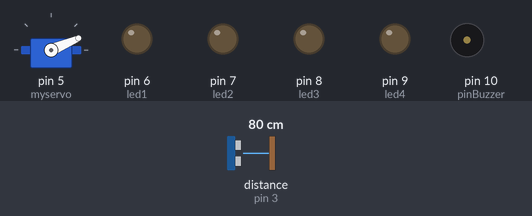
Bench run of a sketch on a simulated Arduino Uno, built with avr-gcc and run on an emulated ATmega328P. On the bench: servo, output pins drawn as LEDs (lit = HIGH), buzzer (waves = sounding). Wiring (inferred from the names in the program): ultrasonic range finder: trigger pin 2; echo pin 3. The inputs (shaded band) are chosen by the test bench; at power-on: distance to the obstacle (sensor on pin 3) 80 cm. The echo pulse lasts 58.3 µs per cm; pins used as bus, display or sensor lines are not drawn.

Above: at 1.28 s.
1.3 s: distance to the obstacle (sensor on pin 3) set to 66 cm
4.3 s: distance to the obstacle (sensor on pin 3) set to 56 cm
At 5.2 s:
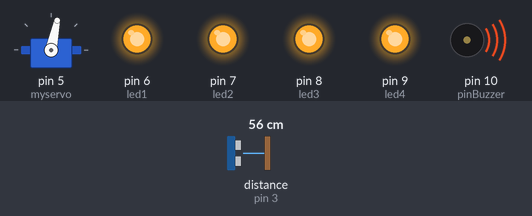
7.3 s: distance to the obstacle (sensor on pin 3) set to 120 cm
At 7.49 s:
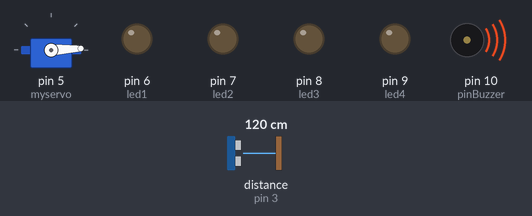
10.3 s: distance to the obstacle (sensor on pin 3) set to 60 cm
At 11.4 s:
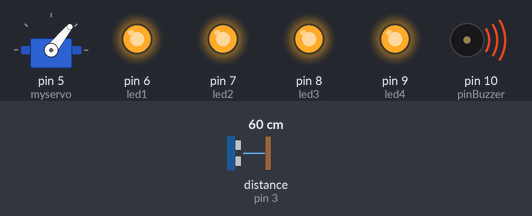
13.3 s: distance to the obstacle (sensor on pin 3) set to 2 cm
At 13.8 s:
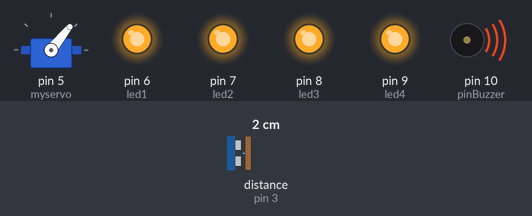
16.3 s: distance to the obstacle (sensor on pin 3) set to 35 cm
Timing chart, 0 to 20.3 s (numbered marks = the images above; inputs shaded):
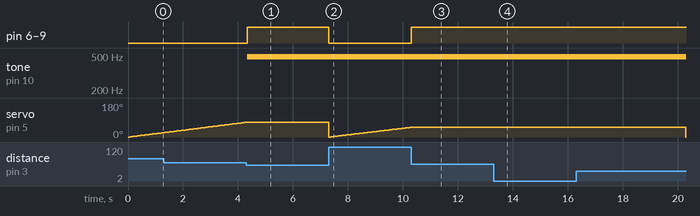

The sketch:

Practica05.ino
```cpp
#include <Servo.h>

Servo myservo;

//Sensor distancia
const int Trigger = 2;
const int Echo = 3;
//Buzzer
const byte pinBuzzer = 10;
//LEDs
int led1 = 6;
int led2 = 7;
int led3 = 8;
int led4 = 9;

long t;
long d;
int pos;

void setup() {
  //Monitor serial
  Serial.begin(9600);
  //Sensor distancia
  pinMode(Trigger, OUTPUT);
  pinMode(Echo, INPUT);
  digitalWrite(Trigger, LOW);
  //Servo
  myservo.attach(5);
  myservo.write(0);
  //Interrumptor
  //attachInterrupt(digitalPinToInterrupt(3), detener, RISING);
  //LEDs
  pinMode(led1, OUTPUT);
  pinMode(led2, OUTPUT);
  pinMode(led3, OUTPUT);
  pinMode(led4, OUTPUT);
}

void loop(){
  for(int i = 0; i <= 180; i++){
    digitalWrite(Trigger, HIGH);
    delayMicroseconds(10);
    digitalWrite(Trigger, LOW);
    t = pulseIn(Echo, HIGH);
    d = t/59;

    myservo.write(i);
    pos = i;

    if(d < 60){
      detener(pos);
      break;
    }else{
      seguir(pos);
    }
    delay(50);
  }


  for(int i = 180; i >= 0; i--){
    digitalWrite(Trigger, HIGH);
    delayMicroseconds(10);
    digitalWrite(Trigger, LOW);
    t = pulseIn(Echo, HIGH);
    d = t/59;

    myservo.write(i);
    pos = i;

    if(d < 60){
      detener(pos);
      break;
    }else{
      seguir(pos);
    }
    delay(50);
  }

}

void detener(int pos){
  myservo.write(pos);
  digitalWrite(led1, HIGH);
  digitalWrite(led2, HIGH);
  digitalWrite(led3, HIGH);
  digitalWrite(led4, HIGH);
  analogWrite(pinBuzzer, 100);
}

void seguir(int pos){
  myservo.write(pos);
  digitalWrite(led1, LOW);
  digitalWrite(led2, LOW);
  digitalWrite(led3, LOW);
  digitalWrite(led4, LOW);
  analogWrite(pinBuzzer, 0);
}
```

Measured:
- the behaviour switches between 62 and 61 cm on distance to the obstacle (sensor on pin 3) (found by bisection; images 0 and 1)
- after the input at 4.3 s, pin 6 (led1), pin 7 (led2), pin 8 (led3), pin 9 (led4): LOW → HIGH at once; tone on pin 10 (pinBuzzer): silent → 490 Hz at once; servo on pin 5 (myservo): stays 78° (without the input it goes to 79° after 0.03 s)
- after the input at 7.3 s, pin 6 (led1), pin 7 (led2), pin 8 (led3), pin 9 (led4): HIGH → LOW at once
- after the input at 10.3 s, pin 6 (led1), pin 7 (led2), pin 8 (led3), pin 9 (led4): LOW → HIGH at once; servo on pin 5 (myservo): stays 51° (without the input it goes to 52° after 0.01 s)
- after the input at 13.3 s, servo on pin 5 (myservo): stays 51° (without the input it goes to 0° after 3.0 s)
